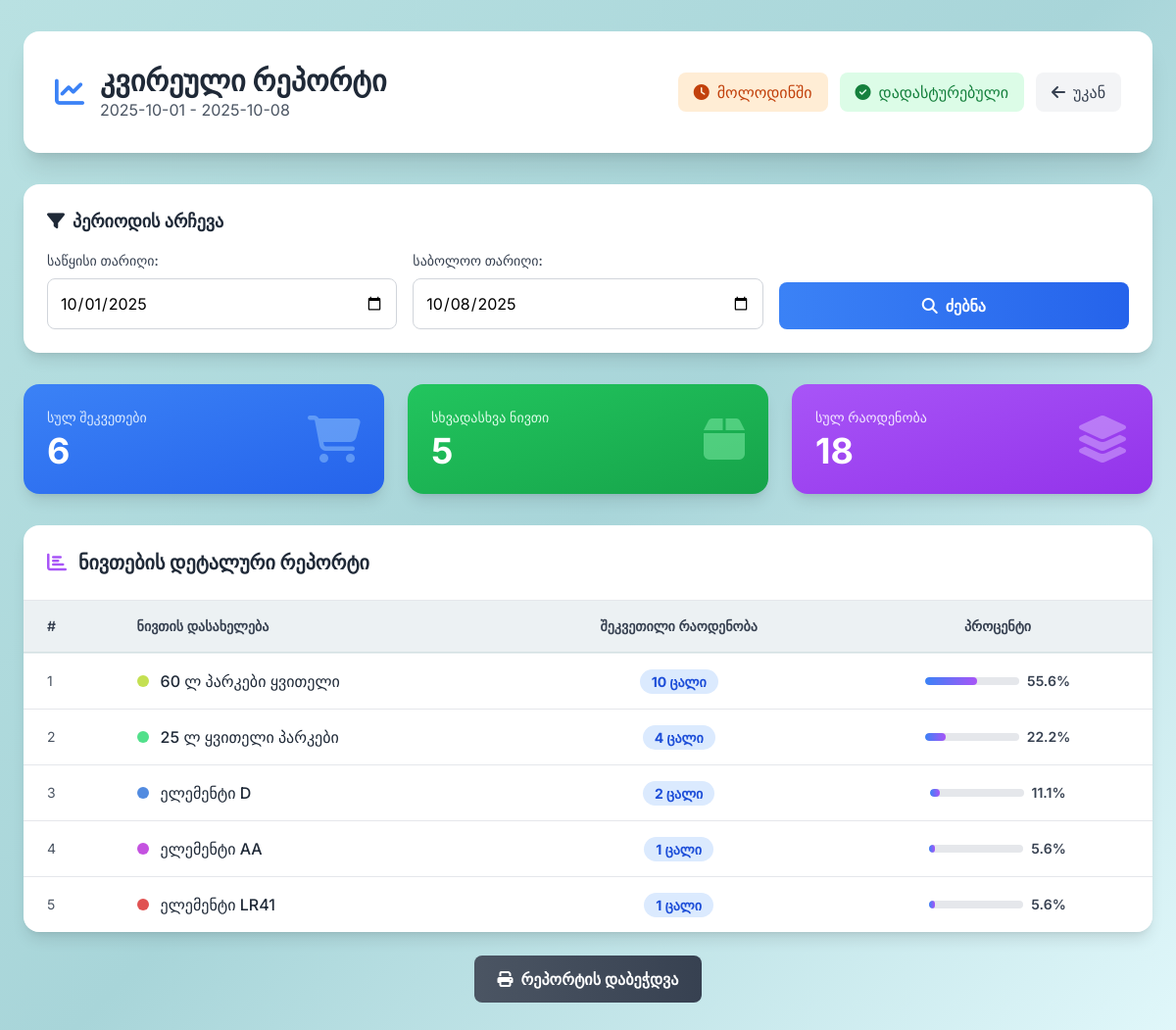
Screenshot of /admin/reports/weekly (signed in) with the database file from the repository.
### app.py (models this page shows)
class OrderItem(db.Model):
    id = db.Column(db.Integer, primary_key=True)
    item_name = db.Column(db.String(100), nullable=False)
    quantity = db.Column(db.Integer, nullable=False)
    order_id = db.Column(db.Integer, db.ForeignKey('order.id'), nullable=False)

### app.py (the view)
@app.route('/admin/reports/weekly')
@login_required
def admin_reports_weekly():
    end_date = datetime.utcnow()
    start_date = end_date - timedelta(days=7)
    start_param = request.args.get('start_date')
    end_param = request.args.get('end_date')
    try:
        if start_param:
            start_date = datetime.strptime(start_param, '%Y-%m-%d')
        if end_param:
            end_date = datetime.strptime(end_param, '%Y-%m-%d')
            end_date = end_date.replace(hour=23, minute=59, second=59)
    except ValueError:
        flash('⚠️ არასწორი თარიღის ფორმატი.', 'warning')
    orders = Order.query.filter(
        Order.status == 'confirmed',
        Order.confirmed_at >= start_date,
        Order.confirmed_at <= end_date
    ).all()
    item_totals = {}
    for order in orders:
        for item in order.order_items:
            if item.item_name in item_totals:
                item_totals[item.item_name] += item.quantity
            else:
                item_totals[item.item_name] = item.quantity
    sorted_items = sorted(item_totals.items(), key=lambda x: x[1], reverse=True)
    return render_template('admin_reports_weekly.html',
                         items=sorted_items,
                         start_date=start_date,
                         end_date=end_date,
                         total_orders=len(orders))

### app.py (called while the page is built)
def login_required(f):
    @wraps(f)
    def decorated_function(*args, **kwargs):
        if not session.get('admin_logged_in'):
            flash('⚠️ გთხოვთ შეხვიდეთ სისტემაში.', 'warning')
            return redirect(url_for('admin_login'))
        return f(*args, **kwargs)
    return decorated_function

### templates/admin_reports_weekly.html (shortened to what this page needs)
<!DOCTYPE html>
<html lang="en">
<head>
    <script src="https://cdn.tailwindcss.com"></script>
    <link rel="stylesheet" href="https://cdnjs.cloudflare.com/ajax/libs/font-awesome/6.4.0/css/all.min.css">
    <link rel="stylesheet" href="{{ url_for('static', filename='styles.css') }}">
</head>
<body class="min-h-screen py-8 bg-[#b9e1e2]">
    <div class="container mx-auto px-6 max-w-7xl">
        <div class="bg-white rounded-2xl shadow-xl p-8 mb-8">
            <div class="flex items-center justify-between flex-wrap gap-4">
                <div class="flex items-center space-x-4">
                    <i class="fas fa-chart-line text-3xl text-blue-500"></i>
                    <div>
                        <h1 class="text-3xl font-bold text-gray-800">კვირეული რეპორტი</h1>
                        <p class="text-gray-600">{{ start_date.strftime('%Y-%m-%d') }} - {{ end_date.strftime('%Y-%m-%d') }}</p>
                    </div>
                </div>
                <div class="flex gap-3">
                    <a href="{{ url_for('admin_orders_pending') }}" class="px-4 py-2 bg-orange-100 text-orange-700 rounded-lg hover:bg-orange-200 transition-colors">
                        <i class="fas fa-clock mr-2"></i>მოლოდინში
                    </a>
                    <a href="{{ url_for('admin_orders_confirmed') }}" class="px-4 py-2 bg-green-100 text-green-700 rounded-lg hover:bg-green-200 transition-colors">
                        <i class="fas fa-check-circle mr-2"></i>დადასტურებული
                    </a>
                    <a href="{{ url_for('admin_panel') }}" class="px-4 py-2 bg-gray-100 text-gray-700 rounded-lg hover:bg-gray-200 transition-colors">
                        <i class="fas fa-arrow-left mr-2"></i>უკან
                    </a>
                </div>
            </div>
        </div>
        <div class="bg-white rounded-2xl shadow-lg p-6 mb-8">
            <h3 class="text-lg font-bold text-gray-800 mb-4">
                <i class="fas fa-filter mr-2"></i>პერიოდის არჩევა
            </h3>
            <form method="GET" class="grid md:grid-cols-3 gap-4">
                <div>
                    <label class="block text-sm font-medium text-gray-700 mb-2">საწყისი თარიღი:</label>
                    <input type="date" name="start_date" value="{{ start_date.strftime('%Y-%m-%d') }}"
                           class="w-full p-3 border border-gray-300 rounded-lg focus:ring-2 focus:ring-blue-500">
                </div>
                <div>
                    <label class="block text-sm font-medium text-gray-700 mb-2">საბოლოო თარიღი:</label>
                    <input type="date" name="end_date" value="{{ end_date.strftime('%Y-%m-%d') }}"
                           class="w-full p-3 border border-gray-300 rounded-lg focus:ring-2 focus:ring-blue-500">
                </div>
                <div class="flex items-end">
                    <button type="submit" class="w-full bg-gradient-to-r from-blue-500 to-blue-600 text-white py-3 rounded-lg font-semibold hover:from-blue-600 hover:to-blue-700 transition-all">
                        <i class="fas fa-search mr-2"></i>ძებნა
                    </button>
                </div>
            </form>
        </div>
        <div class="grid md:grid-cols-3 gap-6 mb-8">
            <div class="bg-gradient-to-br from-blue-500 to-blue-600 rounded-2xl shadow-lg p-6 text-white">
                <div class="flex items-center justify-between">
                    <div>
                        <p class="text-blue-100 text-sm font-medium mb-1">სულ შეკვეთები</p>
                        <p class="text-4xl font-bold">{{ total_orders }}</p>
                    </div>
                    <i class="fas fa-shopping-cart text-5xl text-blue-300 opacity-50"></i>
                </div>
            </div>
            <div class="bg-gradient-to-br from-green-500 to-green-600 rounded-2xl shadow-lg p-6 text-white">
                <div class="flex items-center justify-between">
                    <div>
                        <p class="text-green-100 text-sm font-medium mb-1">სხვადასხვა ნივთი</p>
                        <p class="text-4xl font-bold">{{ items|length }}</p>
                    </div>
                    <i class="fas fa-box text-5xl text-green-300 opacity-50"></i>
                </div>
            </div>
            <div class="bg-gradient-to-br from-purple-500 to-purple-600 rounded-2xl shadow-lg p-6 text-white">
                <div class="flex items-center justify-between">
                    <div>
                        <p class="text-purple-100 text-sm font-medium mb-1">სულ რაოდენობა</p>
                        <p class="text-4xl font-bold">{{ items|sum(attribute='1') if items else 0 }}</p>
                    </div>
                    <i class="fas fa-layer-group text-5xl text-purple-300 opacity-50"></i>
                </div>
            </div>
        </div>
        {% if items %}
        <div class="bg-white rounded-2xl shadow-lg overflow-hidden">
            <div class="p-6 border-b border-gray-200">
                <h3 class="text-xl font-bold text-gray-800 flex items-center">
                    <i class="fas fa-chart-bar mr-3 text-purple-500"></i>
                    ნივთების დეტალური რეპორტი
                </h3>
            </div>
            <div class="overflow-x-auto">
                <table class="w-full">
                    <thead class="bg-gray-50">
                        <tr>
                            <th class="px-6 py-4 text-left text-sm font-semibold text-gray-700">#</th>
                            <th class="px-6 py-4 text-left text-sm font-semibold text-gray-700">ნივთის დასახელება</th>
                            <th class="px-6 py-4 text-center text-sm font-semibold text-gray-700">შეკვეთილი რაოდენობა</th>
                            <th class="px-6 py-4 text-center text-sm font-semibold text-gray-700">პროცენტი</th>
                        </tr>
                    </thead>
                    <tbody class="divide-y divide-gray-200">
                        {% set total_quantity = items|sum(attribute='1') %}
                        {% for item_name, quantity in items %}
                        <tr class="hover:bg-gray-50 transition-colors">
                            <td class="px-6 py-4 text-sm text-gray-600">{{ loop.index }}</td>
                            <td class="px-6 py-4">
                                <div class="flex items-center">
                                    <span class="w-3 h-3 rounded-full mr-3" style="background-color: hsl({{ (loop.index * 360 / items|length) }}, 70%, 60%);"></span>
                                    <span class="font-medium text-gray-800">{{ item_name }}</span>
                                </div>
                            </td>
                            <td class="px-6 py-4 text-center">
                                <span class="px-3 py-1 bg-blue-100 text-blue-700 rounded-full text-sm font-bold">
                                    {{ quantity }} ცალი
                                </span>
                            </td>
                            <td class="px-6 py-4 text-center">
                                <div class="flex items-center justify-center gap-2">
                                    <div class="w-24 h-2 bg-gray-200 rounded-full overflow-hidden">
                                        <div class="h-full bg-gradient-to-r from-blue-500 to-purple-500 rounded-full"
                                             style="width: {{ (quantity / total_quantity * 100)|round(1) }}%"></div>
                                    </div>
                                    <span class="text-sm font-semibold text-gray-700">{{ (quantity / total_quantity * 100)|round(1) }}%</span>
                                </div>
                            </td>
                        </tr>
                        {% endfor %}
                    </tbody>
                </table>
            </div>
        </div>
        <div class="mt-6 text-center">
            <button onclick="window.print()" class="px-6 py-3 bg-gradient-to-r from-gray-600 to-gray-700 text-white rounded-lg font-semibold hover:from-gray-700 hover:to-gray-800 transition-all">
                <i class="fas fa-print mr-2"></i>რეპორტის დაბეჭდვა
            </button>
        </div>
        {% else %}
        <div class="bg-white rounded-2xl shadow-lg p-12 text-center">
            <i class="fas fa-chart-line text-6xl text-gray-300 mb-4"></i>
            <h3 class="text-2xl font-bold text-gray-800 mb-2">არჩეულ პერიოდში მონაცემები არ არის</h3>
            <p class="text-gray-600">აირჩიეთ სხვა პერიოდი ან დაადასტურეთ შეკვეთები</p>
        </div>
        {% endif %}
    </div>
</body>
</html>

### static/styles.css (style rules this page uses)
body { font-family: 'Inter', sans-serif; background: linear-gradient(135deg, #b9e1e2 0%, #a8d5d9 50%, #e0f7fa 100%); min-height: 100vh; }
.transition-all { transition: all 0.3s cubic-bezier(0.4, 0, 0.2, 1); }
table thead th { background: rgba(0, 86, 92, 0.05); border-bottom: 2px solid rgba(1, 81, 88, 0.1); }
table tbody tr { background: rgba(255, 255, 255, 0.5); transition: background-color 0.2s ease; }

### rows the page displays
OrderItem: item_name "60 ლ პარკები ყვითელი", quantity "10", value "55.6"
OrderItem: item_name "25 ლ ყვითელი პარკები", quantity "4", value "22.2"
OrderItem: item_name "ელემენტი D", quantity "2", value "11.1"
OrderItem: item_name "ელემენტი AA", quantity "1", value "5.6"
OrderItem: item_name "ელემენტი LR41", quantity "1", value "5.6"

### other values shown
{{ total_orders }} "6"
{{ items|length }} "5"
{{ items|sum(attribute='1') if items else 0 }} "18"
